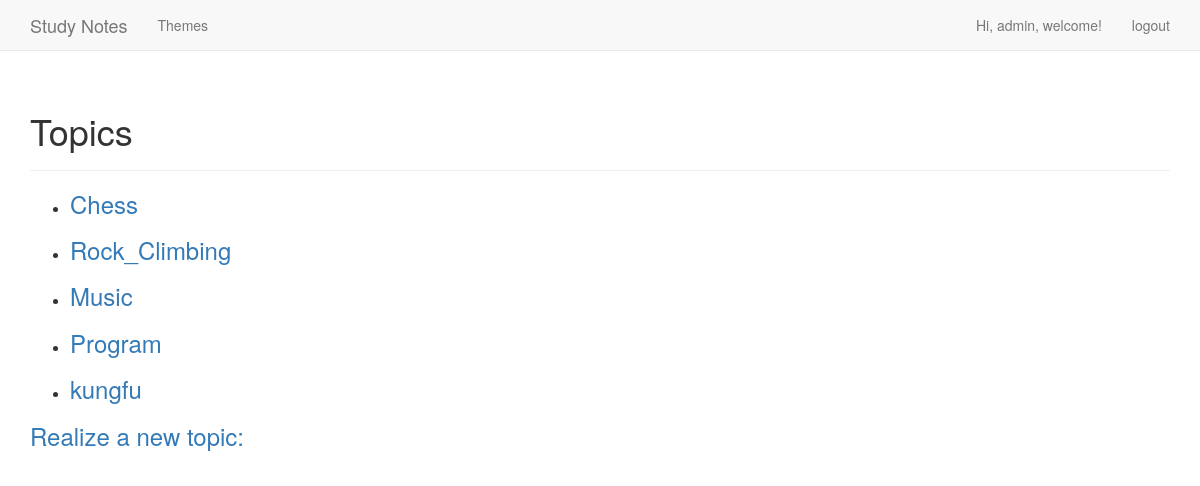
The app's page /topics/ (signed in) with its own data.
### learning_logs/models.py (models this page shows)
class Topic(models.Model):
    text = models.CharField(max_length=200)
    date_added = models.DateTimeField(auto_now_add=True)
    owner = models.ForeignKey(User, on_delete=models.CASCADE)  # 若执行删除，将以级联的方式进行
    def __str__(self):
        return self.text

### learning_logs/views.py (the view)
# urls.py: path(r'topics/', views.topics, name='topics'),
@login_required
def topics(request):
    topic_all = Topic.objects.filter(owner=request.user).order_by('date_added')
    context = {'topics': topic_all}  # 通过字典的键，来引用列表值
    return render(request, 'learning_logs/topics.html', context)

### learning_logs/templates/learning_logs/topics.html
{% extends "learning_logs/base.html" %}
{% block header%}
	<h1>Topics</h1>
{% endblock header %}
{% block content %}
    <ul>
        {% for topic in topics %}
            <li>
              <h3>
	              <a href="{% url 'learning_logs:topic' topic.id %}">{{ topic }}</a>
              </h3>
            </li>
        {% empty %}
          <li>No topics have been added yet.</li>
        {% endfor %}
    </ul>
		<h3>
			<a href="{% url 'learning_logs:new_topic' %}">Realize a new topic: </a>
		</h3>
{% endblock content %}

### learning_logs/templates/learning_logs/base.html (shortened to what this page needs)
{% load bootstrap3%}
<!DOCTYPE html>
<html lang="en">
	<head>
		{% bootstrap_css %}
	</head>
	<body>
		<nav class="navbar navbar-default navbar-static-top">
			<div class="container">
				<div class="navbar-header">
					<a class="navbar-brand" href="{% url 'learning_logs:index' %}">Study Notes</a>
				</div>
				<div id="navbar" class="navbar-collapse collapse">
					<ul class="nav navbar-nav">
						<li> <a href="{% url 'learning_logs:topics' %}">Themes</a> </li>
					</ul>
					<ul class="nav navbar-nav navbar-right">
						{% if user.is_authenticated %}
						<li><a>Hi, {{ user.username }}, welcome!</a></li>
							<li><a href="{% url 'users:logout' %}">logout</a> </li>
						{% else %}
							<li><a href="{% url 'users:login' %}">login</a> </li>
							<li><a href="{% url 'users:register' %}">register</a> </li>
						{% endif %}
					</ul>
				</div><! --/.nav-collapse -->
			</div>
		</nav>
		<div class="container">
			<div class="page-header">
				{% block header %}{% endblock header %}
			</div>
			<div>
				{% block content %}{% endblock content %}
			</div>
		</div>
	</body>
</html>

### records on screen
Topic: text "Chess"
Topic: text "Rock_Climbing"
Topic: text "Music"
Topic: text "Program"
Topic: text "kungfu"

### other values on screen
{{ user.username }} "admin"
